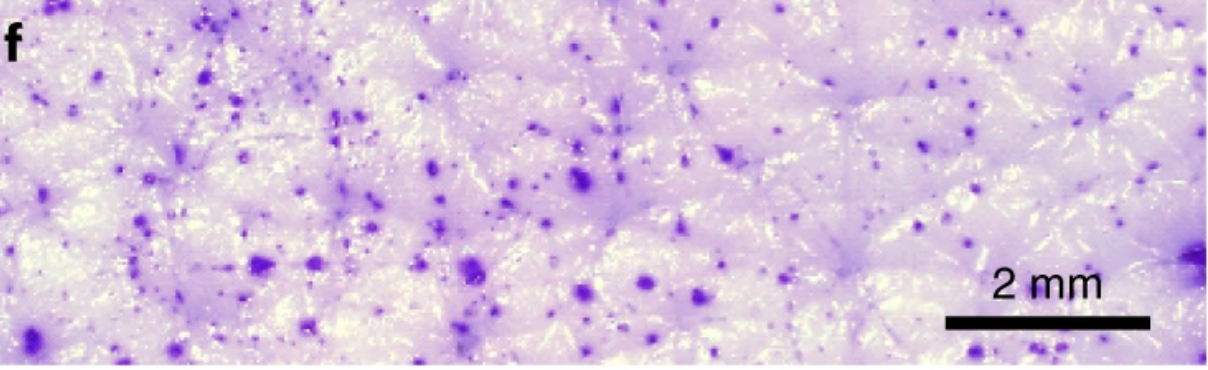
#> input picture image.png, 1208 x 370 px
$ python orginal.py
#> lines starting #> are read from the running program, lines starting #| are printed output that depends on the picture; after the words box and inside, x2 and y2 are one past the last pixel; in counts of white or black regions, pixels touching at a corner belong together
import cv2
import numpy as np
import matplotlib.pyplot as plt
from scipy.spatial import KDTree
from scipy import stats  # For Kernel Density Estimate (though not used for main plots)
import csv
import math  # For math.pi and math.sqrt

# --- Configuration Parameters ---
IMAGE_PATH = 'image.png'

# Scale bar properties
SCALE_BAR_MM = 2.0
# IMPORTANT: Re-adjust these coordinates if they were changed for a different image version
SCALE_BAR_ROI_COORDS = (315, 330, 945, 1150)  # (y_start, y_end, x_start, x_end)

# --- Purple Color Range in HSV ---
LOWER_PURPLE_HSV = np.array([125, 100, 10])
UPPER_PURPLE_HSV = np.array([160, 255, 255])

# Morphological operation parameters
MORPH_KERNEL_SIZE = (3, 3)
EROSION_ITERATIONS = 1
DILATION_ITERATIONS = 1

# Dot filtering parameters
MIN_DOT_AREA_PX = 10
MAX_DOT_AREA_PX = 1000

# Histogram parameters
HIST_MIN_MM = 0.1
HIST_MAX_MM = 2.0
HIST_BIN_WIDTH_MM = 0.1

# Heatmap parameters
HEATMAP_GRID_CELL_SIZE_MM = 1.0  # Each cell in the heatmap will be 1mm x 1mm

# Output file names
HISTOGRAM_IMAGE_PATH = 'dots_distance_histogram.png'
CSV_OUTPUT_PATH = 'histogram_data.csv'
DOT_SIZE_DISTRIBUTION_IMAGE_PATH = 'dot_sizes_distribution_microns.png'
DOT_DIAMETER_DISTRIBUTION_IMAGE_PATH = 'dot_diameters_distribution_microns.png'  # Updated plot filename
DOT_DENSITY_HEATMAP_IMAGE_PATH = 'dot_density_heatmap.png'

# Visualization parameters for detected dots
SHOW_DETECTED_DOTS_IMAGE = True
DOT_CIRCLE_RADIUS = 5
DOT_CIRCLE_COLOR = (0, 255, 0)  # Green in BGR
DOT_CIRCLE_THICKNESS = 1


# --- Helper Functions ---
def calibrate_scale(image, roi_coords, known_length_mm):
    y_start, y_end, x_start, x_end = roi_coords
    if not (0 <= y_start < y_end <= image.shape[0] and \
            0 <= x_start < x_end <= image.shape[1]):
        print(f"Error: Scale bar ROI coordinates {roi_coords} are out of image bounds {image.shape[:2]}.")
        return None
    roi = image[y_start:y_end, x_start:x_end]
    if roi.size == 0:
        print("Error: Scale bar ROI is empty. Check coordinates.")
        return None
    gray_roi = cv2.cvtColor(roi, cv2.COLOR_BGR2GRAY)
    _, thresh_roi = cv2.threshold(gray_roi, 50, 255, cv2.THRESH_BINARY_INV)
    contours, _ = cv2.findContours(thresh_roi, cv2.RETR_EXTERNAL, cv2.CHAIN_APPROX_SIMPLE)
    if not contours:
        print("Error: No contours found in scale bar ROI. Adjust ROI or threshold.")
        return None
    scale_bar_contour = max(contours, key=cv2.contourArea)
    x_bar, y_bar, w_bar, h_bar = cv2.boundingRect(scale_bar_contour)
    scale_bar_pixel_length = w_bar
    if scale_bar_pixel_length == 0:
        print("Error: Detected scale bar has zero pixel length.")
        return None
    pixels_per_mm = scale_bar_pixel_length / known_length_mm
    print(f"Scale bar detected: {scale_bar_pixel_length} pixels = {known_length_mm} mm")
    print(f"Calibration: {pixels_per_mm:.2f} pixels/mm")
    return pixels_per_mm


def detect_dots_hsv(image, lower_hsv, upper_hsv, min_area, max_area):
    hsv_image = cv2.cvtColor(image, cv2.COLOR_BGR2HSV)
    mask = cv2.inRange(hsv_image, lower_hsv, upper_hsv)
    kernel = np.ones(MORPH_KERNEL_SIZE, np.uint8)
    mask = cv2.erode(mask, kernel, iterations=EROSION_ITERATIONS)
    mask = cv2.dilate(mask, kernel, iterations=DILATION_ITERATIONS)
    contours, _ = cv2.findContours(mask, cv2.RETR_EXTERNAL, cv2.CHAIN_APPROX_SIMPLE)
    dot_centroids = []
    valid_dot_contours = []
    for contour in contours:
        area = cv2.contourArea(contour)
        if min_area < area < max_area:
            M = cv2.moments(contour)
            if M["m00"] != 0:
                cx = int(M["m10"] / M["m00"])
                cy = int(M["m01"] / M["m00"])
                dot_centroids.append((cx, cy))
                valid_dot_contours.append(contour)
    print(f"Detected {len(dot_centroids)} dots using HSV thresholding.")
    return dot_centroids, valid_dot_contours


# --- Main Script ---
def main():
    image = cv2.imread(IMAGE_PATH)
#> image is the input picture: shape (370, 1208, 3); mean B, G, R 221.9, 195.9, 216.5
    if image is None:
        print(f"Error: Could not load image from {IMAGE_PATH}")
        return

    original_image_height_px, original_image_width_px = image.shape[:2]
#> original_image_height_px = 370; original_image_width_px = 1208
    print(f"Image loaded: {original_image_width_px}x{original_image_height_px} pixels.")
#| Image loaded: 1208x370 pixels.

    pixels_per_mm = calibrate_scale(image, SCALE_BAR_ROI_COORDS, SCALE_BAR_MM)
#> in calibrate_scale, `contours, _ = cv2.findContours(thresh_roi, cv2.RETR_EXTERNAL, cv2.CHAI..`: contours = 1 item
#> in calibrate_scale, `scale_bar_contour = max(contours, key=cv2.contourArea)`: scale_bar_contour = [[1, 2], [1, 13], [116, 13], [117, 14], [122, 14], [123, 13], [204, 13], [204, 2]]
#> in calibrate_scale, `x_bar, y_bar, w_bar, h_bar = cv2.boundingRect(scale_bar_contour)`: x_bar = 1; y_bar = 2; w_bar = 204; h_bar = 13
#> in calibrate_scale, `scale_bar_pixel_length = w_bar`: scale_bar_pixel_length = 204
#> in calibrate_scale, `pixels_per_mm = scale_bar_pixel_length / known_length_mm`: pixels_per_mm = 102
#| Scale bar detected: 204 pixels = 2.0 mm
#| Calibration: 102.00 pixels/mm
#> pixels_per_mm = 102
    if pixels_per_mm is None:
        print("Exiting due to scale calibration failure.")
        cv2.destroyAllWindows()
        return

    mm_per_pixel = 1.0 / pixels_per_mm
#> mm_per_pixel = 0.0098
    microns_per_mm = 1000.0
    microns_per_pixel = mm_per_pixel * microns_per_mm
#> microns_per_pixel = 9.8
    microns_per_pixel_sq = microns_per_pixel ** 2
#> microns_per_pixel_sq = 96.12

    # Image dimensions in mm
    image_width_mm = original_image_width_px * mm_per_pixel
#> image_width_mm = 11.84
    image_height_mm = original_image_height_px * mm_per_pixel
#> image_height_mm = 3.63

    # Detect dots using HSV thresholding
    dot_centroids_px, detected_dot_contours = detect_dots_hsv(
        image, LOWER_PURPLE_HSV, UPPER_PURPLE_HSV,
        MIN_DOT_AREA_PX, MAX_DOT_AREA_PX
    )
#> in detect_dots_hsv, `hsv_image = cv2.cvtColor(image, cv2.COLOR_BGR2HSV)`: hsv_image: shape (370, 1208, 3); mean H, S, V 131.9, 35.2, 224.6
#> in detect_dots_hsv, `mask = cv2.inRange(hsv_image, lower_hsv, upper_hsv)`:
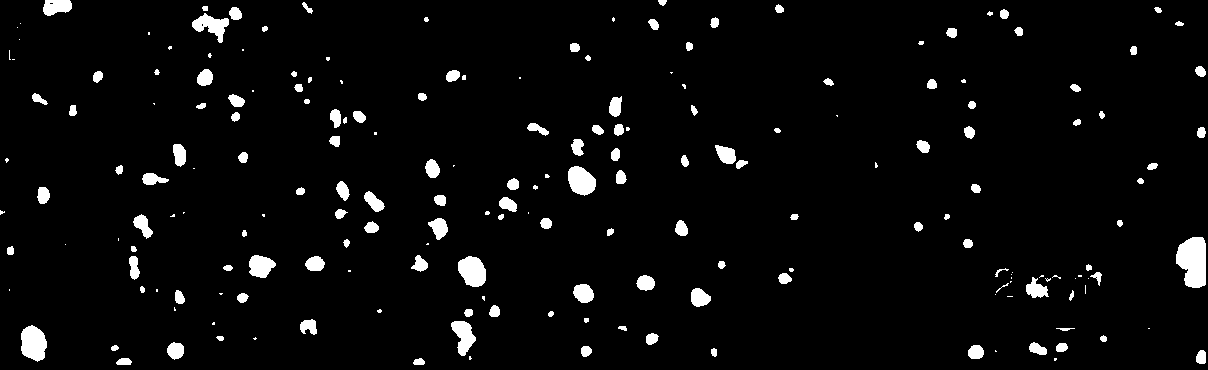
#> mask: shape (370, 1208); 4% white; 202 white regions (64 under 20 px), largest, box (x1, y1, x2, y2) and area: (1176, 237, 1206, 288) 1206, (21, 325, 47, 362) 726, (458, 256, 486, 287) 661
#> in detect_dots_hsv, `mask = cv2.erode(mask, kernel, iterations=EROSION_ITERATIONS)`: mask: shape (370, 1208); 2.5% white; 153 white regions (57 under 20 px), largest, box (x1, y1, x2, y2) and area: (1177, 238, 1205, 287) 1038, (22, 327, 46, 360) 601, (459, 257, 485, 286) 547
#> in detect_dots_hsv, `mask = cv2.dilate(mask, kernel, iterations=DILATION_ITERATIONS)`:
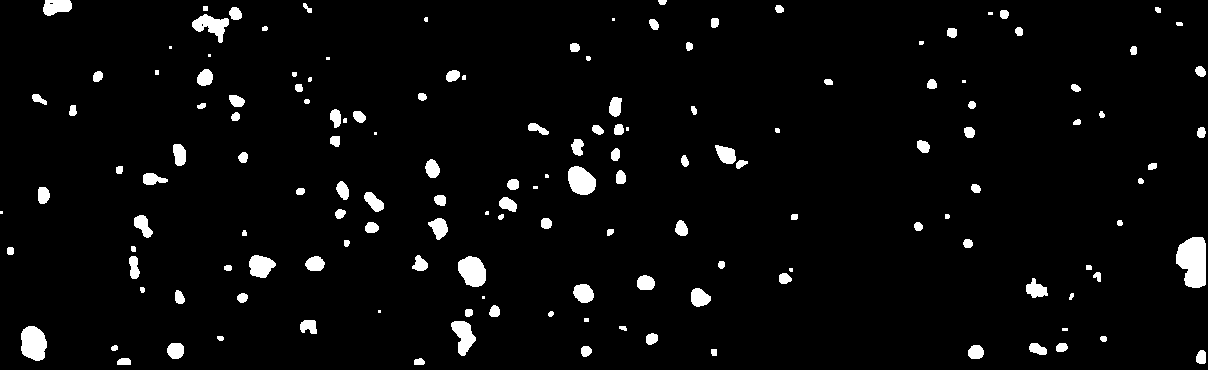
#> mask: shape (370, 1208); 3.8% white; 151 white regions (21 under 20 px)
#> in detect_dots_hsv, `contours, _ = cv2.findContours(mask, cv2.RETR_EXTERNAL, cv2.CHAIN_APPR..`: contours = 151 contours, 37 with area under 20; largest, box (x1, y1, x2, y2) and area: (1176, 237, 1206, 288) 1135, (21, 326, 47, 361) 677, (458, 256, 486, 287) 618, (568, 166, 596, 195) 576, (192, 14, 229, 43) 476
#> the loop in detect_dots_hsv, `for contour in contours:` made 151 passes
#> (area, cx, cy) on passes 1 to 12: (50, 418, 361), (70.5, 123, 361), (100.5, 1200, 356), (28.5, 713, 351), (81.5, 585, 350), (163, 975, 351), (24.5, 114, 347), (74.5, 1061, 347), (131.5, 1037, 348), (203, 175, 350), (26.5, 1103, 338), (21, 220, 337)
#> area on passes 48, 106: 1135, 30.5
#> after the loop in detect_dots_hsv, `for contour in contours:`: dot_centroids = 134 pairs, first value 10 to 1200, second value 1 to 361; valid_dot_contours = 134 contours, 21 with area under 20; largest, box (x1, y1, x2, y2) and area: (21, 326, 47, 361) 677, (458, 256, 486, 287) 618, (568, 166, 596, 195) 576, (192, 14, 229, 43) 476, (451, 321, 476, 356) 462
#| Detected 134 dots using HSV thresholding.
#> dot_centroids_px has the same summary as dot_centroids in detect_dots_hsv; detected_dot_contours has the same summary as valid_dot_contours in detect_dots_hsv

    if SHOW_DETECTED_DOTS_IMAGE:
        image_with_dots = image.copy()
        cv2.drawContours(image_with_dots, detected_dot_contours, -1, (0, 0, 255), 1)
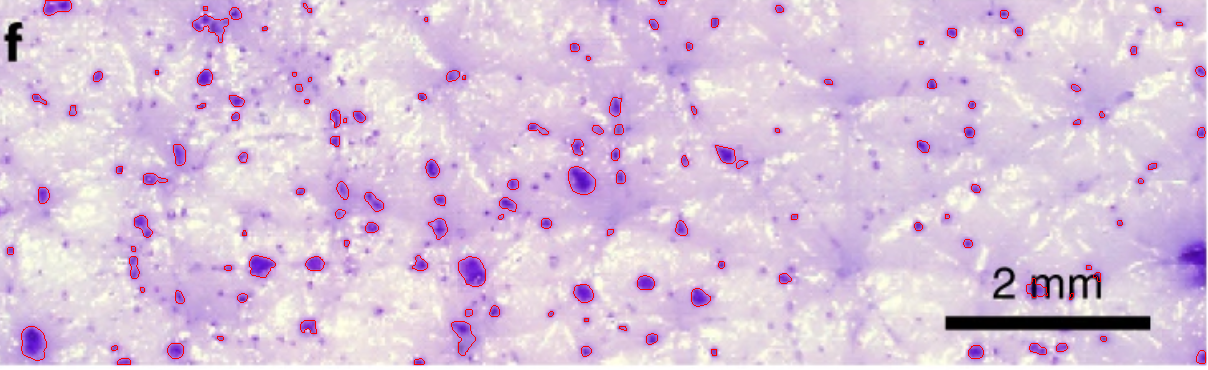
#> image_with_dots: shape (370, 1208, 3); 0.95% of pixels changed, all inside (x1, y1, x2, y2) = (7, 0, 1206, 365)
        for cx, cy in dot_centroids_px:
            cv2.circle(image_with_dots, (cx, cy), DOT_CIRCLE_RADIUS, DOT_CIRCLE_COLOR, DOT_CIRCLE_THICKNESS)
#> this loop made 134 passes
#> (cx, cy) on passes 1 to 12: (418, 361), (123, 361), (1200, 356), (713, 351), (585, 350), (975, 351), (114, 347), (1061, 347), (1037, 348), (175, 350), (1103, 338), (220, 337)
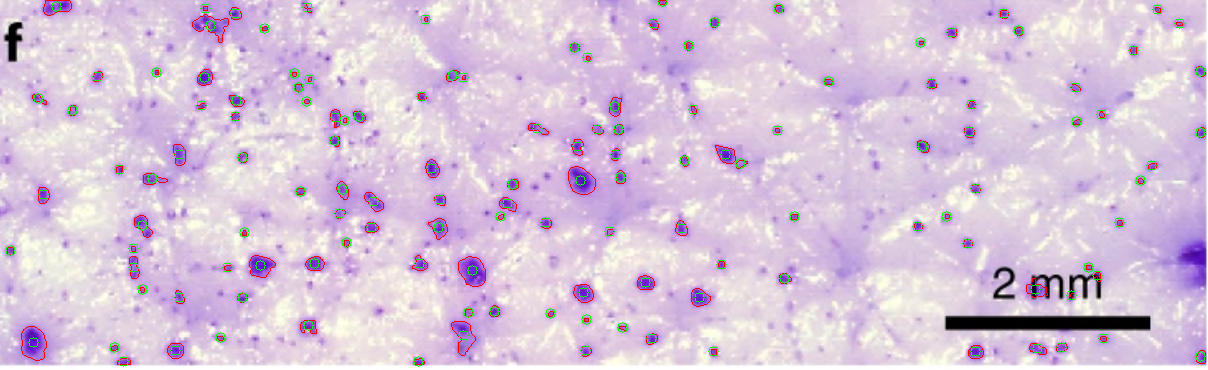
#> image_with_dots: shape (370, 1208, 3); 0.84% of pixels changed, all inside (x1, y1, x2, y2) = (5, 0, 1206, 367)

        cv2.imshow("Identified Dots on Original Image (HSV)", image_with_dots)
        print("Displaying image with identified dots. Press any key in the image window to continue...")
        cv2.waitKey(0)

    if len(dot_centroids_px) < 1:
        print("Not enough dots detected for analysis.")
        cv2.destroyAllWindows()
        return

    # --- Dot Density Heatmap ---
    if dot_centroids_px:
        # Determine grid dimensions
        grid_cols = math.ceil(image_width_mm / HEATMAP_GRID_CELL_SIZE_MM)
#> grid_cols = 12
        grid_rows = math.ceil(image_height_mm / HEATMAP_GRID_CELL_SIZE_MM)
#> grid_rows = 4

        density_grid = np.zeros((grid_rows, grid_cols), dtype=int)

        for cx_px, cy_px in dot_centroids_px:
            # Convert dot centroid to mm coordinates
            cx_mm = cx_px * mm_per_pixel
            cy_mm = cy_px * mm_per_pixel

            # Determine which grid cell the dot falls into
            col_idx = math.floor(cx_mm / HEATMAP_GRID_CELL_SIZE_MM)
            row_idx = math.floor(cy_mm / HEATMAP_GRID_CELL_SIZE_MM)

            # Ensure indices are within bounds
            if 0 <= row_idx < grid_rows and 0 <= col_idx < grid_cols:
                density_grid[row_idx, col_idx] += 1
#> this loop made 134 passes
#> (cx_px, cy_px, cx_mm, cy_mm, col_idx, row_idx) on passes 1 to 12: (418, 361, 4.1, 3.54, 4, 3), (123, 361, 1.21, 3.54, 1, 3), (1200, 356, 11.76, 3.49, 11, 3), (713, 351, 6.99, 3.44, 6, 3), (585, 350, 5.74, 3.43, 5, 3), (975, 351, 9.56, 3.44, 9, 3), (114, 347, 1.12, 3.4, 1, 3), (1061, 347, 10.4, 3.4, 10, 3), (1037, 348, 10.17, 3.41, 10, 3), (175, 350, 1.72, 3.43, 1, 3), (1103, 338, 10.81, 3.31, 10, 3), (220, 337, 2.16, 3.3, 2, 3)
#> (cx_mm, cy_mm, col_idx, row_idx) on passes 61 to 66: (0.422, 1.9, 0, 1), (9.56, 1.84, 9, 1), (3.35, 1.85, 3, 1), (5.02, 1.8, 5, 1), (11.18, 1.76, 11, 1), (1.49, 1.75, 1, 1)

        plt.figure(figsize=(10, 8))
        plt.imshow(density_grid, cmap='hot', interpolation='nearest',
                   origin='upper', extent=[0, image_width_mm, image_height_mm, 0])
        plt.colorbar(label=f'Dots per {HEATMAP_GRID_CELL_SIZE_MM}x{HEATMAP_GRID_CELL_SIZE_MM} mm²')
        plt.title('Purple Dot Density Heatmap')
        plt.xlabel('Image Width (mm)')
        plt.ylabel('Image Height (mm)')
        plt.tight_layout()
        plt.savefig(DOT_DENSITY_HEATMAP_IMAGE_PATH)
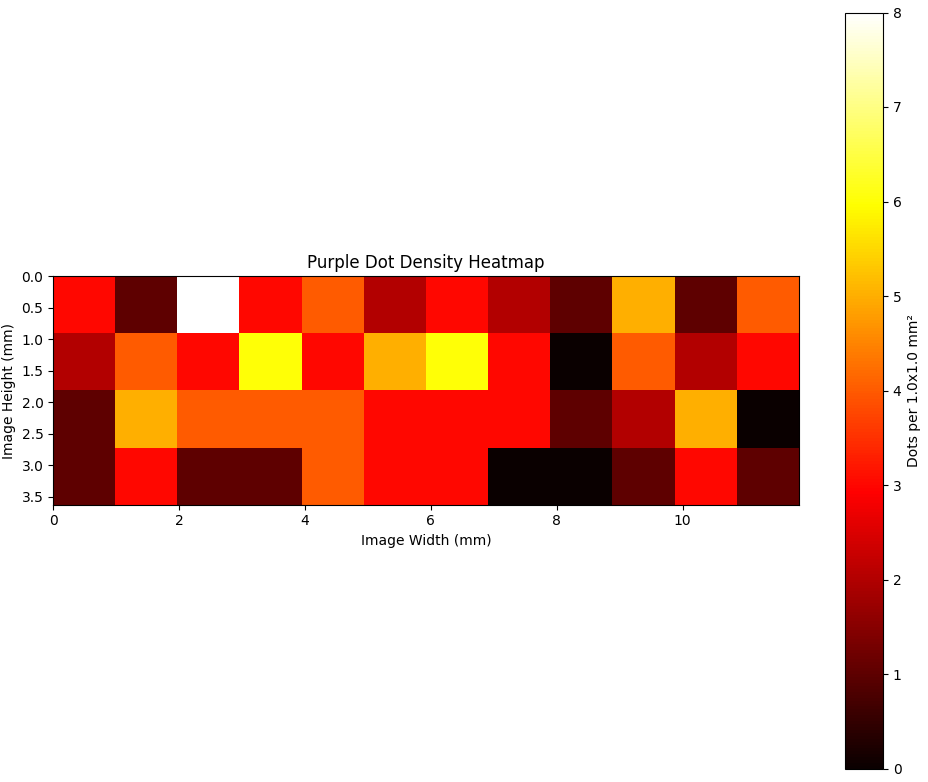
#> figure drawn by matplotlib, 2 panels
        print(f"Dot density heatmap saved to {DOT_DENSITY_HEATMAP_IMAGE_PATH}")

    # --- Dot Size (Area) Analysis ---
    dot_areas_px = [cv2.contourArea(c) for c in detected_dot_contours]
    dot_areas_microns2 = [area_px * microns_per_pixel_sq for area_px in dot_areas_px]

    if dot_areas_microns2:
        average_dot_size_microns2 = np.mean(dot_areas_microns2)
        print(f"Average dot area: {average_dot_size_microns2:.2f} µm^2")
#| Average dot area: 9630.34 µm^2

        plt.figure(figsize=(10, 6))
        n_bins_size = 20
        plt.hist(dot_areas_microns2, bins=n_bins_size, density=False, alpha=0.6, color='g', edgecolor='black',
                 label='Dot Area Histogram')

        plt.title('Distribution of Purple Dot Areas')
        plt.xlabel('Dot Area (µm²)')
        plt.ylabel('Frequency')
        plt.legend()
        plt.grid(axis='y', alpha=0.75)
        plt.tight_layout()
        plt.savefig(DOT_SIZE_DISTRIBUTION_IMAGE_PATH)
#> figure, not shown here; tallest bar 51 high, from x = 1057.3 to 4258
        print(f"Dot area distribution plot saved to {DOT_SIZE_DISTRIBUTION_IMAGE_PATH}")
    else:
        print("No dot areas to analyze for size distribution.")

    # --- Dot Diameter Analysis ---
    # Calculate radii from areas: Area = pi * r^2  => r = sqrt(Area / pi)
    # Diameter = 2 * r
    dot_diameters_microns = [2 * math.sqrt(area / math.pi) for area in dot_areas_microns2 if area > 0]

    if dot_diameters_microns:
        average_dot_diameter_microns = np.mean(dot_diameters_microns)
        print(f"Average dot diameter: {average_dot_diameter_microns:.2f} µm")
#| Average dot diameter: 98.04 µm

        plt.figure(figsize=(10, 6))
        n_bins_diameter = 20
        plt.hist(dot_diameters_microns, bins=n_bins_diameter, density=False, alpha=0.6, color='orange',
                 edgecolor='black', label='Dot Diameter Histogram')

        plt.title('Distribution of Purple Dot Diameters')
        plt.xlabel('Dot Diameter (µm)')
        plt.ylabel('Frequency')
        plt.legend()
        plt.grid(axis='y', alpha=0.75)
        plt.tight_layout()
        plt.savefig(DOT_DIAMETER_DISTRIBUTION_IMAGE_PATH)
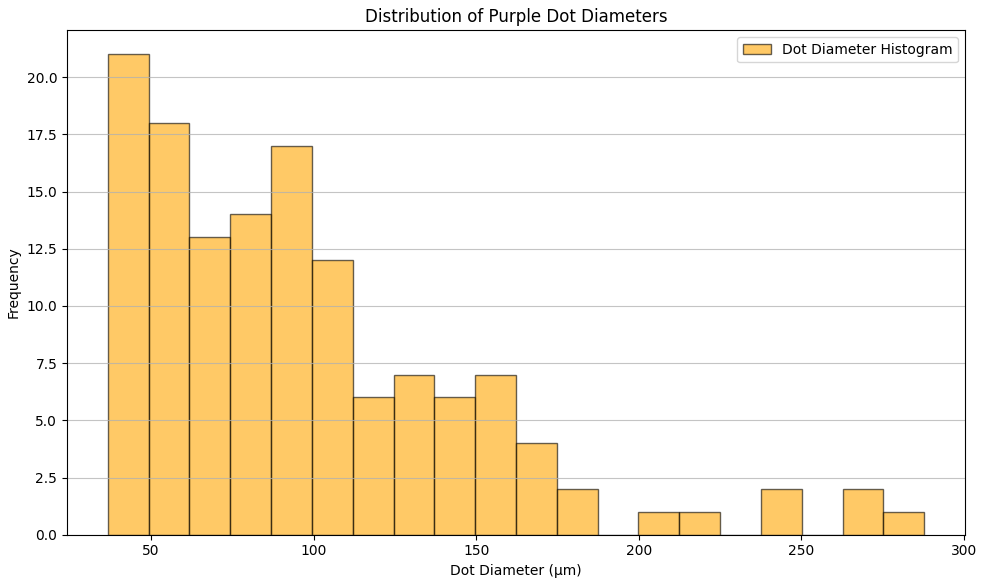
#> figure drawn by matplotlib, 1 panel; tallest bar 21 high, from x = 36.69 to 49.25
        print(f"Dot diameter distribution plot saved to {DOT_DIAMETER_DISTRIBUTION_IMAGE_PATH}")
    else:
        print("No dot diameters to analyze for diameter distribution.")

    # --- Nearest Neighbor Distance Analysis ---
    if len(dot_centroids_px) < 2:
        print("Not enough dots detected to calculate distances (need at least 2).")
        cv2.destroyAllWindows()
        return

    centroids_array_px = np.array(dot_centroids_px)
    if centroids_array_px.size == 0 or centroids_array_px.shape[0] < 2:
        print("No valid dot centroids array for distance calculation.")
        cv2.destroyAllWindows()
        return

    kdtree = KDTree(centroids_array_px)
    distances_px, _ = kdtree.query(centroids_array_px, k=2)
    nearest_neighbor_distances_px = distances_px[:, 1]
    nearest_neighbor_distances_mm = nearest_neighbor_distances_px * mm_per_pixel

    filtered_distances_mm = nearest_neighbor_distances_mm[
        (nearest_neighbor_distances_mm >= HIST_MIN_MM) &
        (nearest_neighbor_distances_mm <= HIST_MAX_MM)
        ]

    if filtered_distances_mm.size == 0:
        print(f"No dot distances found in the range {HIST_MIN_MM}mm to {HIST_MAX_MM}mm.")
    else:
        print(f"Found {len(filtered_distances_mm)} nearest neighbor distances in the specified range.")
#| Found 132 nearest neighbor distances in the specified range.

        plt.figure(figsize=(10, 6))
        bins = np.arange(HIST_MIN_MM, HIST_MAX_MM + HIST_BIN_WIDTH_MM, HIST_BIN_WIDTH_MM)
        counts, bin_edges = np.histogram(filtered_distances_mm, bins=bins)
        plt.hist(filtered_distances_mm, bins=bins, edgecolor='black', alpha=0.7, color='skyblue')
        plt.title('Histogram of Nearest Neighbor Distances (HSV Detections)')
        plt.xlabel('Distance (mm)')
        plt.ylabel('Frequency')
        plt.xticks(bins, rotation=45, ha="right")
        plt.grid(axis='y', alpha=0.75)
        plt.tight_layout()
        plt.savefig(HISTOGRAM_IMAGE_PATH)
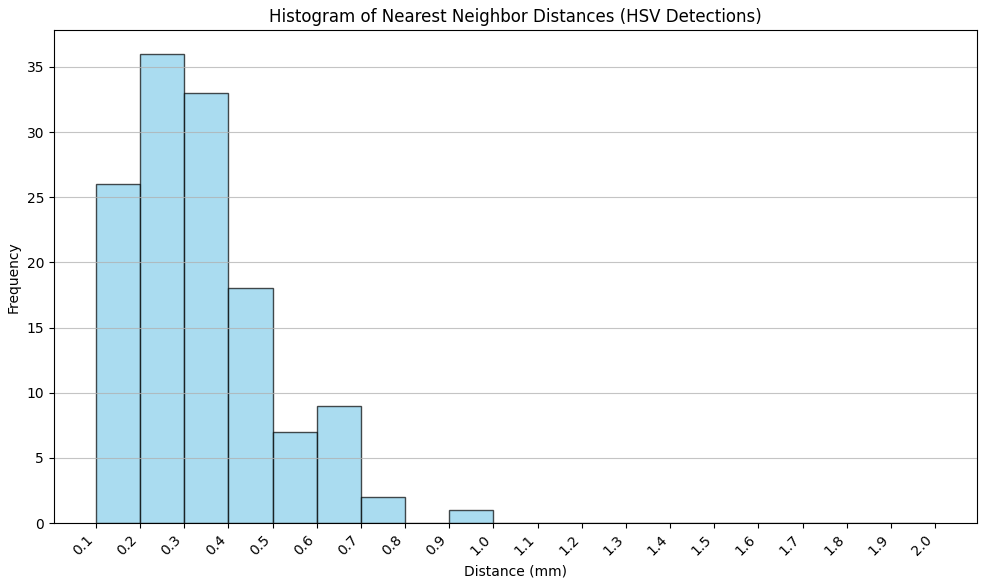
#> figure drawn by matplotlib, 1 panel; tallest bar 36 high, from x = 0.2 to 0.3
        print(f"Distance histogram saved to {HISTOGRAM_IMAGE_PATH}")

        with open(CSV_OUTPUT_PATH, 'w', newline='') as csvfile:
            writer = csv.writer(csvfile)
            writer.writerow(['bin_start_mm', 'bin_end_mm', 'frequency'])
            for i in range(len(counts)):
                writer.writerow([f"{bin_edges[i]:.2f}", f"{bin_edges[i + 1]:.2f}", counts[i]])
#> this loop made 19 passes
        print(f"Distance histogram data saved to {CSV_OUTPUT_PATH}")

    cv2.destroyAllWindows()


if __name__ == '__main__':
    main()
